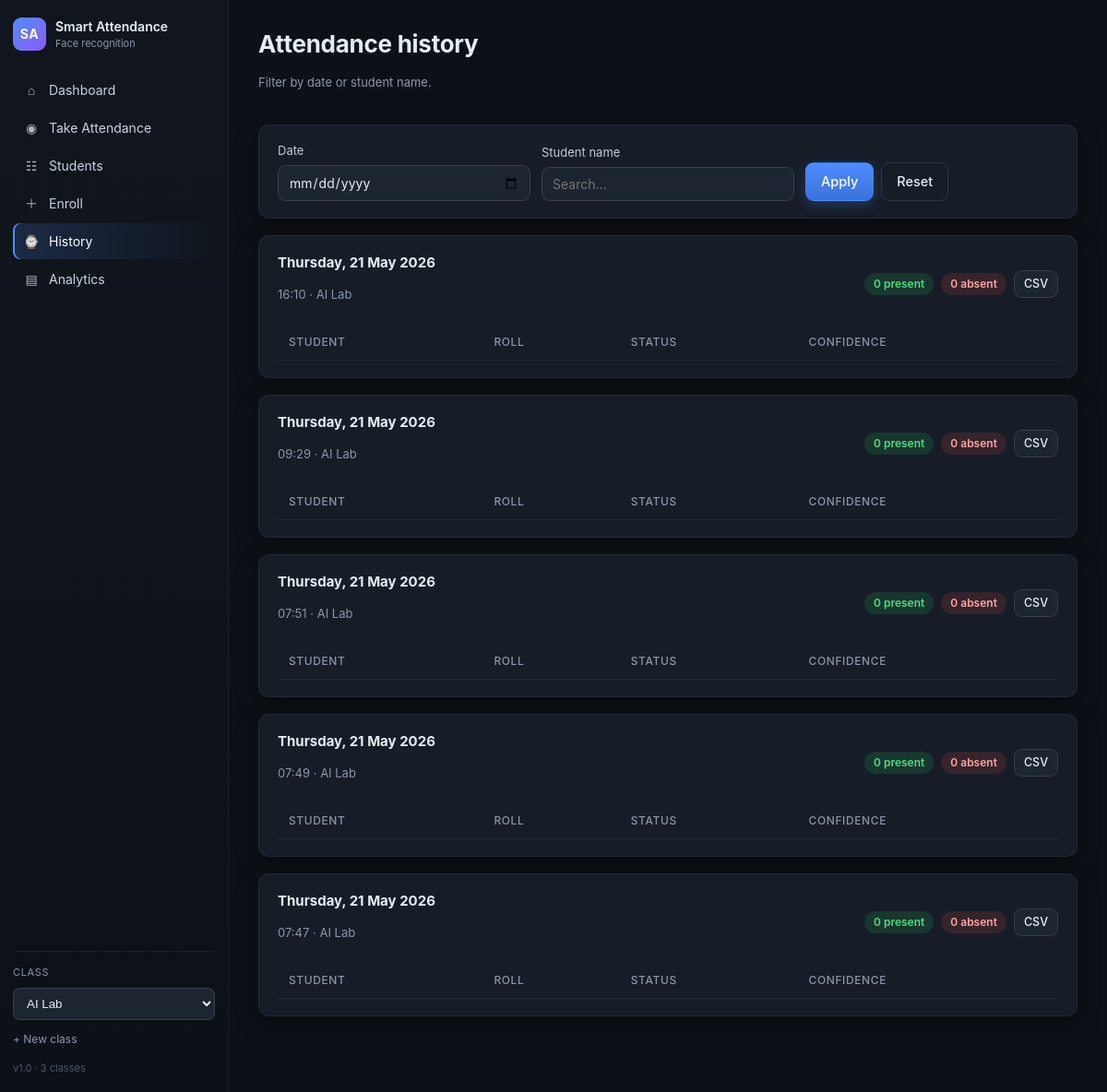
The app's page /history with its own data.
### database.py (models this page shows, shortened)
class AttendanceSession(db.Model):
    __tablename__ = "attendance_sessions"
    id = db.Column(db.Integer, primary_key=True)
    class_id = db.Column(db.Integer, db.ForeignKey("classrooms.id"), nullable=False)
    created_at = db.Column(db.DateTime, default=datetime.utcnow)
    notes = db.Column(db.String(255), default="")
    records = db.relationship(
        "AttendanceRecord", backref="session",
        cascade="all, delete-orphan", lazy=True
    )

class ClassRoom(db.Model):
    __tablename__ = "classrooms"
    id = db.Column(db.Integer, primary_key=True)
    name = db.Column(db.String(120), nullable=False, unique=True)
    description = db.Column(db.String(255), default="")
    created_at = db.Column(db.DateTime, default=datetime.utcnow)
    students = db.relationship(
        "Student", backref="classroom",
        cascade="all, delete-orphan", lazy=True
    )
    sessions = db.relationship(
        "AttendanceSession", backref="classroom",
        cascade="all, delete-orphan", lazy=True
    )

### app.py (the view, shortened to what this page needs)
@app.route("/history")
def history():
    classes = ClassRoom.query.order_by(ClassRoom.name).all()
    cid = current_class_id()
    q_date = request.args.get("date")
    q_name = request.args.get("name", "").strip()
    sessions = AttendanceSession.query.filter_by(class_id=cid) if cid else AttendanceSession.query
    sessions = sessions.order_by(AttendanceSession.created_at.desc()).all()
    history_rows = []
    for s in sessions:
        records = s.records
        if q_name:
            records = [r for r in records if q_name.lower() in r.student.name.lower()]
            if not records:
                continue
        present = sum(1 for r in records if r.status == "Present")
        total = len(records)
        history_rows.append({
            "session": s,
            "records": records,
            "present": present,
            "total": total,
        })
    return render_template(
        "history.html",
        classes=classes,
        current_class_id=cid,
        rows=history_rows,
        q_date=q_date or "",
        q_name=q_name,
    )

### app.py (called while the page is built)
@app.before_request
def _ensure_db():
    if not getattr(app, "_db_ready", False):
        with app.app_context():
            db.create_all()
            if ClassRoom.query.count() == 0:
                db.session.add(ClassRoom(name="AI Lab", description="Default class"))
                db.session.commit()
            face_engine.load_known_faces(Student.query.all())
        app._db_ready = True

def current_class_id():
    cid = request.args.get("class_id", type=int)
    if cid:
        return cid
    first = ClassRoom.query.order_by(ClassRoom.id).first()
    return first.id if first else None

### templates/history.html (shortened to what this page needs)
{% extends "base.html" %}
{% block content %}
<header class="page-head">
  <div>
    <h1>Attendance history</h1>
    <p class="muted">Filter by date or student name.</p>
  </div>
</header>
<form class="filters card" method="get">
  <label>
    <span>Date</span>
    <input type="date" name="date" value="{{ q_date }}" />
  </label>
  <label>
    <span>Student name</span>
    <input type="text" name="name" placeholder="Search…" value="{{ q_name }}" />
  </label>
  <div class="filter-actions">
    <button class="btn btn-primary" type="submit">Apply</button>
    <a class="btn btn-ghost" href="{{ url_for('history', class_id=current_class_id) }}">Reset</a>
  </div>
</form>
{% if rows %}
  {% for row in rows %}
    <section class="card history-session">
      <header class="hs-head">
        <div>
          <h3>{{ row.session.created_at.strftime('%A, %d %b %Y') }}</h3>
          <p class="muted">{{ row.session.created_at.strftime('%H:%M') }} · {{ row.session.classroom.name }}</p>
        </div>
        <div class="hs-summary">
          <span class="pill pill-present">{{ row.present }} present</span>
          <span class="pill pill-absent">{{ row.total - row.present }} absent</span>
          <a class="btn btn-sm" href="{{ url_for('attendance_csv', session_id=row.session.id) }}">CSV</a>
        </div>
      </header>
      <table class="table">
        <thead><tr><th>Student</th><th>Roll</th><th>Status</th><th>Confidence</th></tr></thead>
      </table>
    </section>
  {% endfor %}
{% else %}
  <div class="empty">
    <p>No attendance records match these filters.</p>
  </div>
{% endif %}
{% endblock %}

### static/css/style.css (style rules this page uses)
:root { --bg: #0d1117; --bg-soft: #141a23; --card: #161d27; --card-2: #1c2530; --border: rgba(255,255,255,0.06); --border-strong: rgba(255,255,255,0.12); --text: #e6edf6; --muted: #8b96a8; --primary: #4f8cff; --primary-2: #6aa1ff; --success: #22c55e; --success-2: #16a34a; --danger: #ef4444; --warn: #f59e0b; --shadow: 0 8px 24px rgba(0,0,0,0.35); --radius: 12px; --sidebar-w: 248px; }
* { box-sizing: border-box; }
html, body { margin: 0; padding: 0; }
body { font-family: 'Inter', -apple-system, BlinkMacSystemFont, 'Segoe UI', Roboto, sans-serif; background: var(--bg); color: var(--text); font-size: 14.5px; line-height: 1.5; min-height: 100vh; }
a { color: var(--primary-2); text-decoration: none; }
h1 { font-size: 26px; margin: 0 0 4px; letter-spacing: -0.01em; }
h3 { font-size: 15px; margin: 0 0 10px; color: var(--text); }
.muted { color: var(--muted); font-size: 13px; }
.page-head { display: flex; justify-content: space-between; align-items: flex-end; gap: 16px; margin-bottom: 22px; flex-wrap: wrap; }
.card { background: var(--card); border: 1px solid var(--border); border-radius: var(--radius); padding: 18px 20px; box-shadow: var(--shadow); margin-bottom: 18px; }
.btn { display: inline-flex; align-items: center; gap: 6px; padding: 9px 16px; border-radius: 9px; border: 1px solid var(--border-strong); background: var(--card-2); color: var(--text); font: inherit; font-weight: 500; cursor: pointer; text-decoration: none; }
.btn-primary { background: linear-gradient(180deg, var(--primary), #3a72db); border-color: transparent; color: #fff; box-shadow: 0 4px 14px rgba(79,140,255,0.25); }
.btn-ghost { background: transparent; }
.btn-sm { padding: 5px 10px; font-size: 12.5px; }
.table { width: 100%; border-collapse: collapse; font-size: 13.5px; }
.table th, .table td { text-align: left; padding: 10px 12px; border-bottom: 1px solid var(--border); }
.table th { color: var(--muted); font-weight: 500; font-size: 12px; text-transform: uppercase; letter-spacing: 0.05em; }
.pill { display: inline-block; padding: 3px 10px; border-radius: 999px; font-size: 12px; font-weight: 600; }
.pill-present { background: rgba(34,197,94,0.15); color: #4ade80; }
.pill-absent { background: rgba(239,68,68,0.15); color: #fca5a5; }
.filters { display: grid; gap: 12px; align-items: end; grid-template-columns: repeat(auto-fit, minmax(180px, 1fr)); }
.filters label { display: flex; flex-direction: column; gap: 6px; font-size: 13px; color: #c2cad6; }
.filters input { background: var(--card-2); border: 1px solid var(--border-strong); color: var(--text); padding: 9px 11px; border-radius: 9px; font-family: inherit; font-size: 14px; }
.filter-actions { display: flex; gap: 8px; }
.history-session .hs-head { display: flex; justify-content: space-between; flex-wrap: wrap; gap: 10px; align-items: center; margin-bottom: 10px; }
.hs-summary { display: flex; gap: 8px; align-items: center; }

### records on screen
AttendanceSession: session.created_at "Thursday, 21 May 2026", session.created_at "16:10"
ClassRoom: session.classroom.name "AI Lab" "AI Lab" "AI Lab" "AI Lab" "AI Lab"
AttendanceSession: session.created_at "Thursday, 21 May 2026", session.created_at "09:29"
AttendanceSession: session.created_at "Thursday, 21 May 2026", session.created_at "07:51"
AttendanceSession: session.created_at "Thursday, 21 May 2026", session.created_at "07:49"
AttendanceSession: session.created_at "Thursday, 21 May 2026", session.created_at "07:47"

### other values on screen
{{ classes|length }} "3"
{{ 'es' if classes|length != 1 else '' }} "es"
{{ row.present }} "0" "0" "0" "0" "0"
{{ row.total - row.present }} "0" "0" "0" "0" "0"
form field value "AI Lab"
